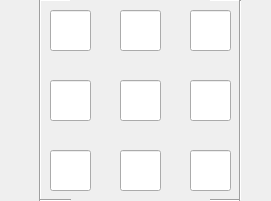
   <widget class="QWidget" name="q_left_matrix" native="true">
    <property name="geometry">
     <rect>
      <x>100</x>
      <y>370</y>
      <width>271</width>
      <height>201</height>
     </rect>
    </property>
    <widget class="QLineEdit" name="q5">
     <property name="geometry">
      <rect>
       <x>120</x>
       <y>80</y>
       <width>41</width>
       <height>41</height>
      </rect>
     </property>
    </widget>
    <widget class="QLineEdit" name="q2">
     <property name="geometry">
      <rect>
       <x>120</x>
       <y>10</y>
       <width>41</width>
       <height>41</height>
      </rect>
     </property>
    </widget>
    <widget class="QLineEdit" name="q7">
     <property name="geometry">
      <rect>
       <x>50</x>
       <y>150</y>
       <width>41</width>
       <height>41</height>
      </rect>
     </property>
    </widget>
    <widget class="QLineEdit" name="q3">
     <property name="geometry">
      <rect>
       <x>190</x>
       <y>10</y>
       <width>41</width>
       <height>41</height>
      </rect>
     </property>
    </widget>
    <widget class="Line" name="l2">
     <property name="geometry">
      <rect>
       <x>30</x>
       <y>0</y>
       <width>21</width>
       <height>201</height>
      </rect>
     </property>
     <property name="orientation">
      <enum>Qt::Vertical</enum>
     </property>
    </widget>
    <widget class="Line" name="l3">
     <property name="geometry">
      <rect>
       <x>40</x>
       <y>190</y>
       <width>31</width>
       <height>21</height>
      </rect>
     </property>
     <property name="orientation">
      <enum>Qt::Horizontal</enum>
     </property>
    </widget>
    <widget class="Line" name="l4">
     <property name="geometry">
      <rect>
       <x>210</x>
       <y>-10</y>
       <width>31</width>
       <height>21</height>
      </rect>
     </property>
     <property name="orientation">
      <enum>Qt::Horizontal</enum>
     </property>
    </widget>
    <widget class="QLineEdit" name="q8">
     <property name="geometry">
      <rect>
       <x>120</x>
       <y>150</y>
       <width>41</width>
       <height>41</height>
      </rect>
     </property>
    </widget>
    <widget class="Line" name="l6">
     <property name="geometry">
      <rect>
       <x>210</x>
       <y>190</y>
       <width>31</width>
       <height>21</height>
      </rect>
     </property>
     <property name="orientation">
      <enum>Qt::Horizontal</enum>
     </property>
    </widget>
    <widget class="Line" name="l5">
     <property name="geometry">
      <rect>
       <x>230</x>
       <y>0</y>
       <width>20</width>
       <height>201</height>
      </rect>
     </property>
     <property name="orientation">
      <enum>Qt::Vertical</enum>
     </property>
    </widget>
    <widget class="QLineEdit" name="q1">
     <property name="geometry">
      <rect>
       <x>50</x>
       <y>10</y>
       <width>41</width>
       <height>41</height>
      </rect>
     </property>
    </widget>
    <widget class="Line" name="l1">
     <property name="geometry">
      <rect>
       <x>40</x>
       <y>-10</y>
       <width>31</width>
       <height>21</height>
      </rect>
     </property>
     <property name="orientation">
      <enum>Qt::Horizontal</enum>
     </property>
    </widget>
    <widget class="QLineEdit" name="q6">
     <property name="geometry">
      <rect>
       <x>190</x>
       <y>80</y>
       <width>41</width>
       <height>41</height>
      </rect>
     </property>
    </widget>
    <widget class="QLineEdit" name="q4">
     <property name="geometry">
      <rect>
       <x>50</x>
       <y>80</y>
       <width>41</width>
       <height>41</height>
      </rect>
     </property>
    </widget>
    <widget class="QLineEdit" name="q9">
     <property name="geometry">
      <rect>
       <x>190</x>
       <y>150</y>
       <width>41</width>
       <height>41</height>
      </rect>
     </property>
    </widget>
   </widget>
